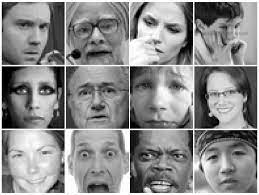
#> input picture Images/FER-2013.jpg, 259 x 195 px; its folder holds only this picture in this run
$ python -i rm_proj_data_process.py   (imports and definitions only)   (older library calls are emulated)
#> lines starting #> are read from the running program, lines starting #| are printed output that depends on the picture
# -*- coding: utf-8 -*-
"""RM_Proj_Data_Process

Automatically generated by Colaboratory.

Original file is located at
    https://colab.research.google.com/drive/1pqEFvisVv3-xjHeQIDSY5vNGp7ex3PQV
"""

from zipfile import ZipFile

zip_file = "/content/drive/MyDrive/FER2013/archive.zip"

# opening the zip file in READ mode
# [5 lines not run here, left out]

import os
import numpy as np

# fetching path for each image in train and test directories
def loadData(path):
  data = []
  labels = []
  for folder in os.listdir(path):
    for img in os.listdir(path + "/" + folder):
      data.append((path + "/" + folder + "/" + img))
      labels.append(folder)
    print("Fetching image path from ",path + "/" + folder)
  return np.array(data), np.array(labels)

# [1 line that did not run here, left out]
# [1 line not run here, left out]
# [1 line that did not run here, left out]
#> further down, picture is the input picture: shape (195, 259, 3); min 0, max 255, mean 139.4
# [5 lines not run here, left out]

import cv2

# using train and test image path loaing image as array into one variable
def resizeImages(images):

  X = np.ndarray((images.shape[0],224,224,3), dtype=np.uint8)
  Y = np.ndarray((images.shape[0],48,48,3), dtype=np.uint8)

  for i, img in enumerate(images):
    # fetching image from path
    imgRead = cv2.imread(img, cv2.IMREAD_COLOR)

    # resizing image from 48x48 pixels to 224x224 pixels
    X[i, :] = cv2.resize(imgRead, (224, 224), interpolation=cv2.INTER_CUBIC)
    Y[i, :] = imgRead

    if i%500 == 0:
      print("Processed Images = {}".format(i))
    if i == (images.shape[0]-1):
      print("Processed Images = {}".format(i+1))

  return X, Y

# [1 line not run here, left out]
# [1 line that did not run here, left out]

# suffuling train data
# [1 line that did not run here, left out]
# [1 line that did not run here, left out]
# [1 line that did not run here, left out]
# [1 line that did not run here, left out]

# one hot train encode labels
# [1 line that did not run here, left out]
# [1 line that did not run here, left out]
# [10 lines not run here, left out]

def sobelEdgeDetection(img):
  scale = 1
  delta = 0
  ddepth = cv2.CV_16S

  grad_x = cv2.Sobel(img, ddepth, 1, 0, ksize=3, scale=scale, delta=delta, borderType=cv2.BORDER_DEFAULT)
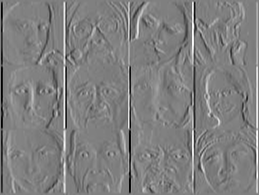
#> grad_x: shape (195, 259, 3) int16; min -1020, max 1014, mean 0.1; drawn with min black and max white
  grad_y = cv2.Sobel(img, ddepth, 0, 1, ksize=3, scale=scale, delta=delta, borderType=cv2.BORDER_DEFAULT)
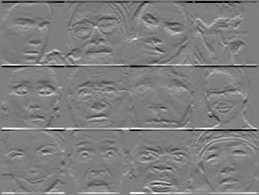
#> grad_y: shape (195, 259, 3) int16; min -1016, max 1020, mean 0; drawn with min black and max white

  abs_grad_x = cv2.convertScaleAbs(grad_x)
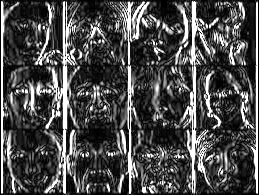
#> abs_grad_x: shape (195, 259, 3); min 0, max 255, mean 75
  abs_grad_y = cv2.convertScaleAbs(grad_y)
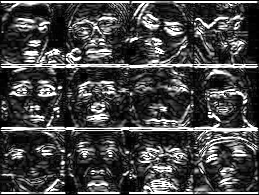
#> abs_grad_y: shape (195, 259, 3); min 0, max 255, mean 70.4

  image_edges = cv2.addWeighted(abs_grad_x, 0.5, abs_grad_y, 0.5, 0)
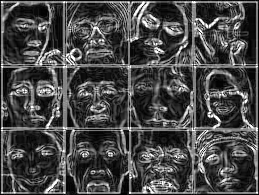
#> image_edges: shape (195, 259, 3); min 0, max 255, mean 72.7
  return image_edges

# [1 line that did not run here, left out]
# [1 line that did not run here, left out]

# [17 lines not run here, left out]
# [1 line that did not run here, left out]

# suffuling test data
# [1 line that did not run here, left out]
# [1 line that did not run here, left out]
# [1 line that did not run here, left out]
# [1 line that did not run here, left out]

# one hot test encode labels
# [1 line that did not run here, left out]
# [1 line that did not run here, left out]
# [10 lines not run here, left out]

# [1 line that did not run here, left out]
# [1 line that did not run here, left out]

# [14 lines not run here, left out]

>>> import cv2
>>> picture = cv2.imread('Images/FER-2013.jpg')
>>> result = sobelEdgeDetection(picture)
